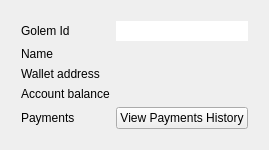
          <widget class="QWidget" name="accountPage">
           <layout class="QGridLayout" name="gridLayout_4">
            <item row="0" column="0">
             <layout class="QFormLayout" name="formLayout_2">
              <property name="fieldGrowthPolicy">
               <enum>QFormLayout::AllNonFixedFieldsGrow</enum>
              </property>
              <property name="margin">
               <number>10</number>
              </property>
              <item row="0" column="0">
               <widget class="QLabel" name="golemIdConst">
                <property name="toolTip">
                 <string>Identifier of this node</string>
                </property>
                <property name="text">
                 <string>Golem Id</string>
                </property>
               </widget>
              </item>
              <item row="1" column="0">
               <widget class="QLabel" name="nameConst">
                <property name="toolTip">
                 <string>This node's name</string>
                </property>
                <property name="text">
                 <string>Name</string>
                </property>
               </widget>
              </item>
              <item row="1" column="1">
               <widget class="QLabel" name="nameLabel">
                <property name="text">
                 <string/>
                </property>
                <property name="textInteractionFlags">
                 <set>Qt::LinksAccessibleByKeyboard|Qt::LinksAccessibleByMouse|Qt::TextBrowserInteraction|Qt::TextSelectableByKeyboard|Qt::TextSelectableByMouse</set>
                </property>
               </widget>
              </item>
              <item row="2" column="0">
               <widget class="QLabel" name="ethAddressConst">
                <property name="toolTip">
                 <string>Ethereum address</string>
                </property>
                <property name="text">
                 <string>Wallet address</string>
                </property>
               </widget>
              </item>
              <item row="2" column="1">
               <widget class="QLabel" name="ethAddressLabel">
                <property name="text">
                 <string/>
                </property>
                <property name="textInteractionFlags">
                 <set>Qt::LinksAccessibleByKeyboard|Qt::LinksAccessibleByMouse|Qt::TextBrowserInteraction|Qt::TextSelectableByKeyboard|Qt::TextSelectableByMouse</set>
                </property>
               </widget>
              </item>
              <item row="3" column="0">
               <widget class="QLabel" name="accountBalanceConst">
                <property name="toolTip">
                 <string>Associated ethereum balance</string>
                </property>
                <property name="text">
                 <string>Account balance</string>
                </property>
               </widget>
              </item>
              <item row="3" column="1">
               <widget class="QLabel" name="accountBalanceLabel">
                <property name="text">
                 <string/>
                </property>
                <property name="textInteractionFlags">
                 <set>Qt::LinksAccessibleByKeyboard|Qt::LinksAccessibleByMouse|Qt::TextBrowserInteraction|Qt::TextSelectableByKeyboard|Qt::TextSelectableByMouse</set>
                </property>
               </widget>
              </item>
              <item row="4" column="0">
               <widget class="QLabel" name="paymentsConst">
                <property name="toolTip">
                 <string>Your incomes and payments history</string>
                </property>
                <property name="text">
                 <string>Payments</string>
                </property>
               </widget>
              </item>
              <item row="4" column="1">
               <widget class="QPushButton" name="paymentsButton">
                <property name="text">
                 <string>View Payments History</string>
                </property>
               </widget>
              </item>
              <item row="0" column="1">
               <widget class="QLineEdit" name="golemIdLabel">
                <property name="sizePolicy">
                 <sizepolicy hsizetype="Preferred" vsizetype="Fixed">
                  <horstretch>0</horstretch>
                  <verstretch>0</verstretch>
                 </sizepolicy>
                </property>
                <property name="contextMenuPolicy">
                 <enum>Qt::NoContextMenu</enum>
                </property>
                <property name="frame">
                 <bool>false</bool>
                </property>
                <property name="cursorPosition">
                 <number>0</number>
                </property>
                <property name="readOnly">
                 <bool>true</bool>
                </property>
               </widget>
              </item>
             </layout>
            </item>
           </layout>
          </widget>
